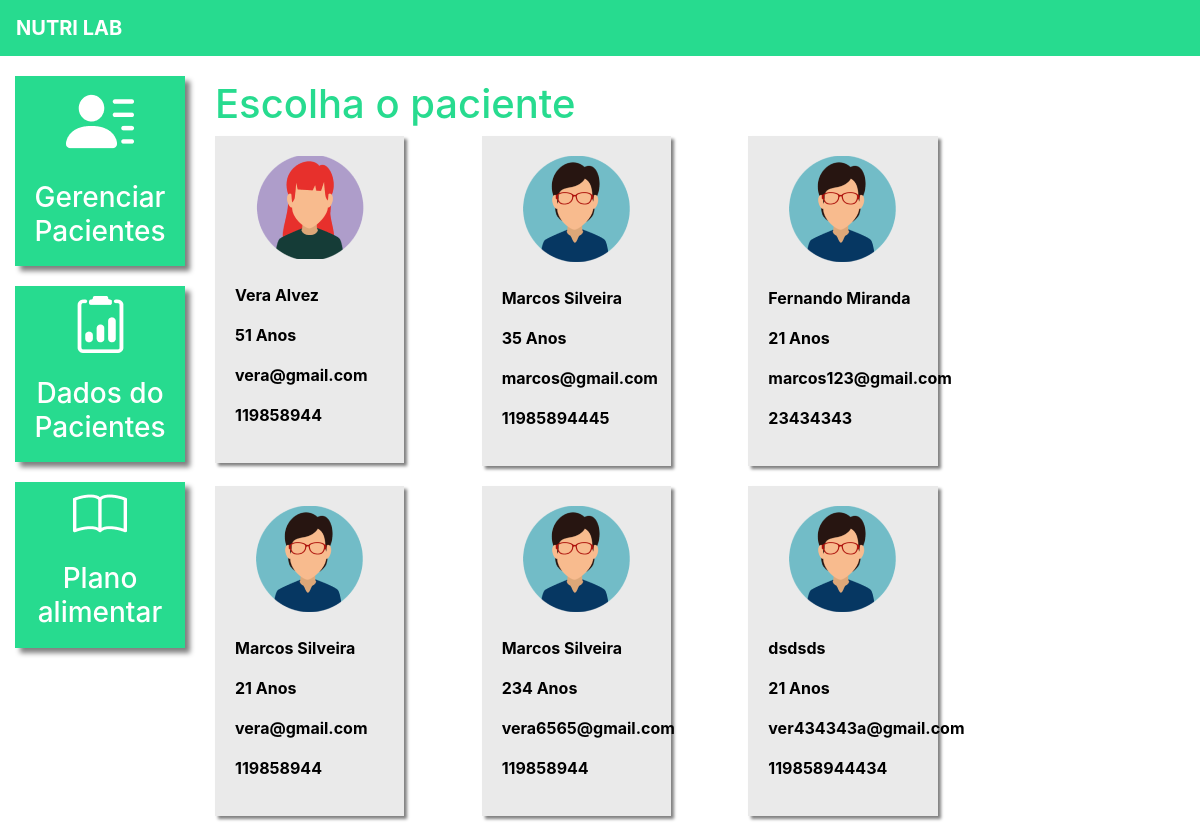
The app's page /dados_paciente/ (signed in), older data.
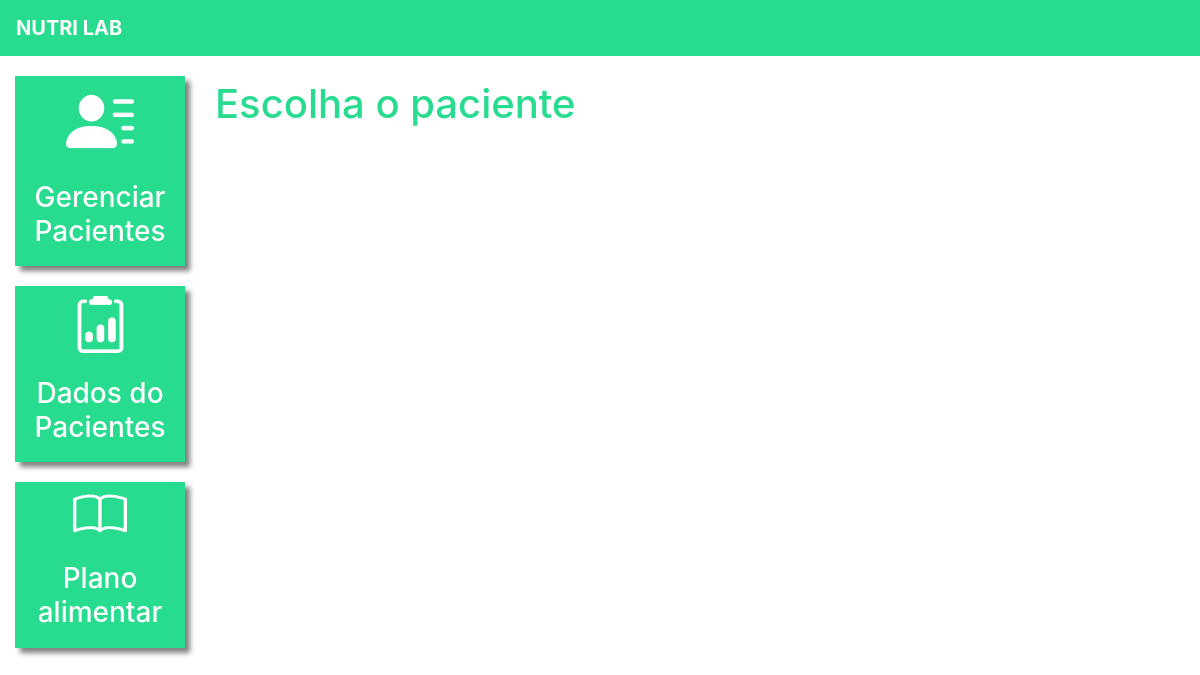
The same page, newer data.
### plataforma/models.py (models this page shows, shortened)
class Pacientes(models.Model):
    choices_sexo = (('F', 'Feminino'),
                    ('M', 'Masculino'))
    nome = models.CharField(max_length=50)
    sexo = models.CharField(max_length=1, choices=choices_sexo)
    idade = models.IntegerField()
    email = models.EmailField()
    telefone = models.CharField(max_length=19)
    nutri = models.ForeignKey(User, on_delete=models.CASCADE)

### plataforma/views.py (the view)
# urls.py: path('dados_paciente/', views.dados_paciente_listar, name="dados_paciente_listar"),
@login_required(login_url = '/auth/logar/')
def dados_paciente_listar(request):
     if request.method == "GET":
        pacientes = Pacientes.objects.filter(nutri = request.user)
        return render(request, 'dados_paciente_listar.html', {'pacientes': pacientes})

### plataforma/templates/dados_paciente_listar.html (shortened to what this page needs)
{% extends 'base_plataforma.html' %}
{% load static %}
{% block 'plataforma' %}
    <br>
		<h1 class="titulo">Escolha o paciente</h1>
    <div  class="row">
        {% for paciente in pacientes%}
            <div class="col-md-4">
                <a href="{% url 'dados_paciente' paciente.id %}" class="link-hover">
                    <div class="card-paciente">
                        <div class="foto-perfil">
                            {% if paciente.sexo == "M"%}
                                <img src="{% static 'plataforma/img/perfil2.png' %}">
                            {% else %}
                                <img src="{% static 'plataforma/img/perfil1.png' %}">
                            {% endif %}
                        </div>
                        <br>
                        <p class="dados">{{paciente.nome}}</p>
                        <p class="dados">{{paciente.idade}} Anos</p>
                        <p class="dados">{{paciente.email}}</p>
                        <p class="dados">{{paciente.telefone}}</p>
                    </div>
                </a>
            </div>
        {% endfor %}
    </div>
{% endblock%}

Row changes from the older to the newer data that the page shows:
removed Pacientes: nome "Vera Alvez", idade "51", email "vera@gmail.com", telefone "119858944"
removed Pacientes: nome "Marcos Silveira", idade "35", email "marcos@gmail.com", telefone "11985894445"
removed Pacientes: nome "Fernando Miranda", idade "21", email "marcos123@gmail.com", telefone "23434343"
removed Pacientes: nome "Marcos Silveira", idade "21", email "vera@gmail.com", telefone "119858944"
removed Pacientes: nome "Marcos Silveira", idade "234", email "vera6565@gmail.com", telefone "119858944"
removed Pacientes: nome "dsdsds", idade "21", email "ver434343a@gmail.com", telefone "119858944434"
